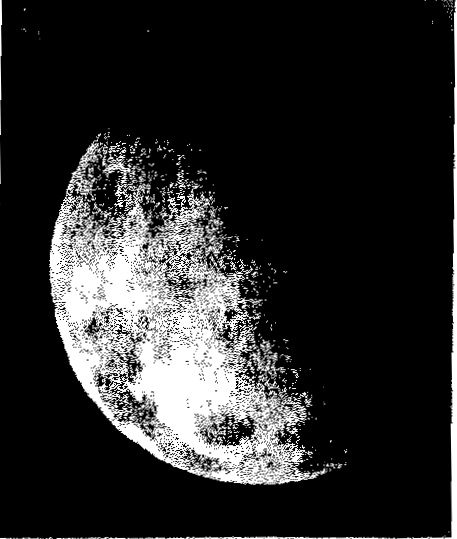
%> input picture ivp lab/iivp-lab-2017/iivp-lab-2017/Lab5 Pri/Earth.jpg, 457 x 539 px
$ octave que2.m   (GNU Octave 9; MATLAB toolbox functions it lacks are replaced by stand-ins)
%> lines starting %> are read from the running program, lines starting %| are printed output that depends on the picture
clear;
image1=imread('Earth.jpg');
%> image1 is the input picture: size 539x457x3 uint8; min 0, max 255, mean 43.1
m=[1 1 1; 1 -8 1; 1 1 1];
f1=imfilter(image1,m);
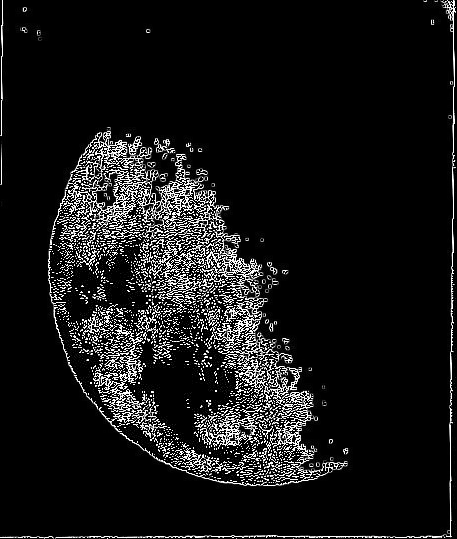
%> f1: size 539x457x3 uint8; min 0, max 255, mean 22.9
r=image1-f1;
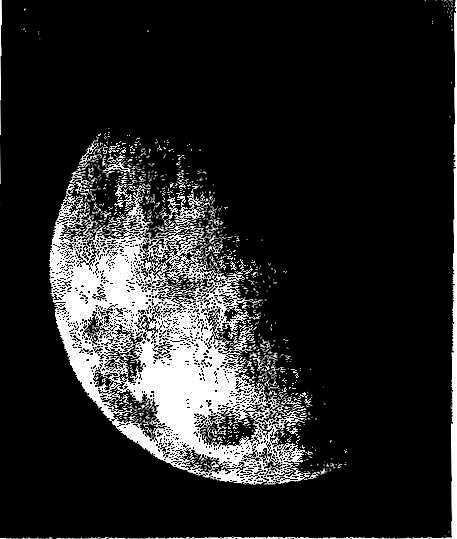
%> r: size 539x457x3 uint8; min 0, max 255, mean 37.5
subplot(2,2,1);
imshow(image1);
subplot(2,2,2);
imshow( f1, [] ); title('Laplacian filtered with scaling');
subplot(2,2,3);
imshow( f1 ); title('Laplacian filtered without scaling');
subplot(2,2,4);
imshow(r);
